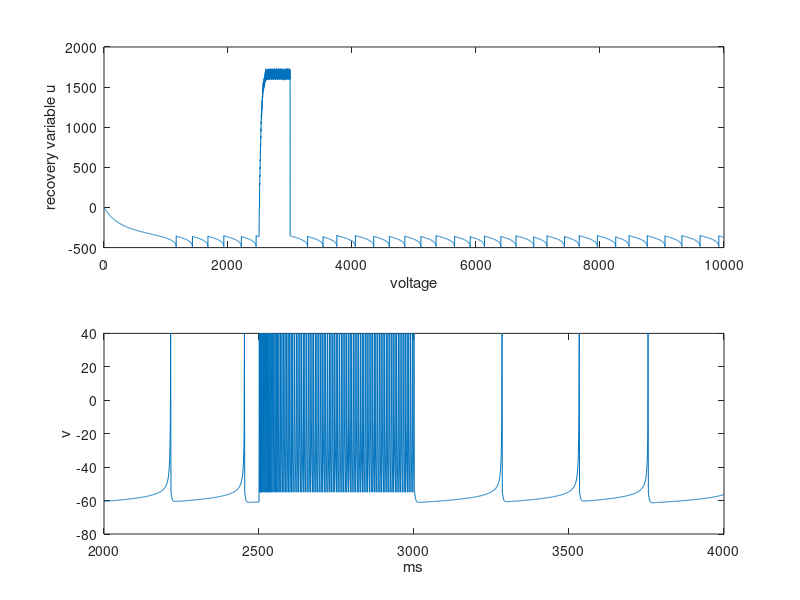

MATLAB code for this plot:
%find tradjectories and nullclines
clear;clf;
global C k vr vt a b vpeak d;
C=50; k=1.0;
vr = -80; vt = -25;
a = 0.01; b = -20;
v_reset = -55;
d = 150;
vpeak = 40;
T = 10000; %ms
tau = 1.0; %ms
n = (T/tau);%timesteps


I_amp = 50.0;
v = (vr)*ones(1,n); 
u = zeros(1,n); % initial values

I = I_amp*C.*ones(1,n);
I_offset = 325.0;
 % pulse of input DC current

for i=1:n-1
    % forward Euler method
   if(tau*i<2500 || tau*i>3000)
       I(i) = 0;
   end
  
    
    v(i+1)=v(i)+tau*(k*(v(i)-vr)*(v(i)-vt)-u(i)+I(i)+I_offset)/C;
    u(i+1)=u(i)+tau*a*(b*(v(i)-vr)-u(i));
    if v(i+1)>=vpeak % a spike is fired!
        disp('spike fired');
        v(i)=vpeak; % padding the spike amplitude
        v(i+1)=v_reset; % membrane voltage reset
        u(i+1)=u(i+1)+d; % recovery variable update
    end
    
    %circumvent hyperpolarization
    if(v(i+1)<-80)
      u(i+1) = -350;
      v(i+1) = v_reset;
    end  
end

        
    


figure(1);
subplot(2,1,1);
% plot(v,u,'k');hold on;
plot(tau.*(1:n), u);
% axis([-90,vpeak,-200,100]);
xlabel('voltage');
ylabel('recovery variable u');

subplot(2,1,2);
plot(tau.*(2000:4000),v(2000:4000));hold on;
xlabel('ms');
ylabel('v');